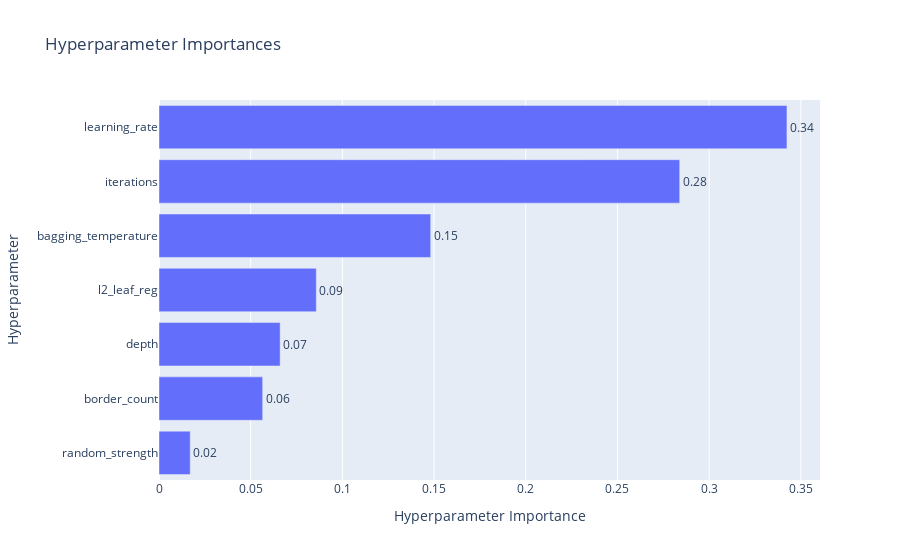
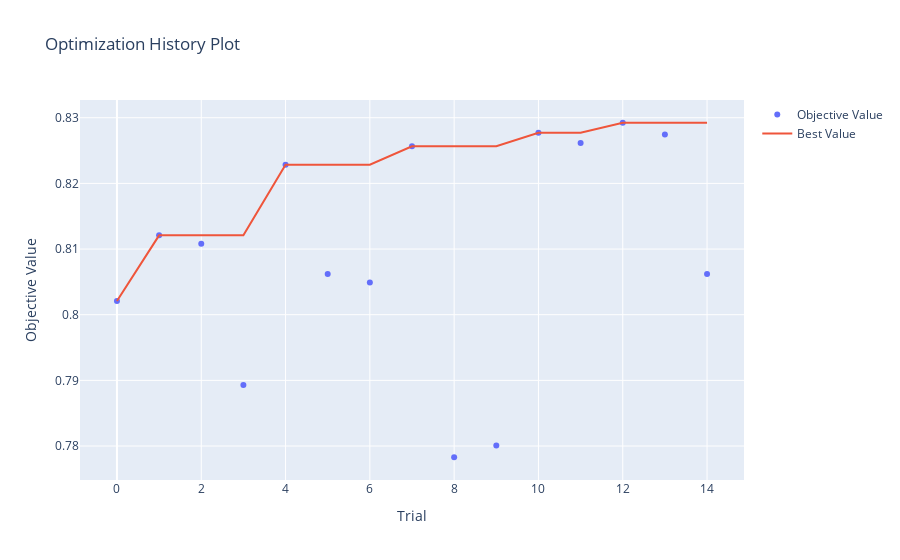

The cell these charts' notebook holds for them, in order:
### Code cell
# from catboost import CatBoostClassifier, Pool
# from sklearn.metrics import accuracy_score
# import optuna
# import optuna.visualization as vis

for data_proc in [inactive_cb]:
    assert data_proc.OHE == False

    def objective(trial):
        params = {
            'iterations': trial.suggest_int('iterations', 20, 150),
            'depth': trial.suggest_int('depth', 3, 16),
            'learning_rate': trial.suggest_float('learning_rate', 1e-2, 1e-1, log=True),
            'l2_leaf_reg': trial.suggest_float('l2_leaf_reg', 1e-3, 1.0, log=True),
            'border_count': trial.suggest_int('border_count', 32, 100),
            'random_strength': trial.suggest_float('random_strength', 1e-3, 10.0, log=True),
            'bagging_temperature': trial.suggest_float('bagging_temperature', 0.0, 10.0),
            'cat_features': data_proc.categorical_features,
            'eval_metric': 'Accuracy',
            'random_seed': 42,
            'verbose': 0
        }

        train_pool = Pool(data_proc.X_train, data_proc.y_train, cat_features=data_proc.categorical_features)
        test_pool = Pool(data_proc.X_valid, data_proc.y_valid, cat_features=data_proc.categorical_features)

        model = CatBoostClassifier(**params)
        model.fit(train_pool, eval_set=test_pool, early_stopping_rounds=100)

        preds = model.predict(data_proc.X_valid)
        accuracy = accuracy_score(data_proc.y_valid, preds)
        return accuracy

    print(f"[{data_proc.status}]")
    study = optuna.create_study(direction='maximize')
    study.optimize(objective, n_trials=15, show_progress_bar=True, n_jobs=1)

    print("Meilleurs hyperparamètres :", study.best_params)
    print("Meilleure accuracy :", study.best_value)
    display(vis.plot_param_importances(study))
    display(vis.plot_optimization_history(study))

    print(f"Training model ({data_proc.status}) on best params, with 1k iterations")
    best_params = study.best_params
    best_params["iterations"] = 1000

    best_model_cb = CatBoostClassifier(**best_params)
    train_pool = Pool(data_proc.X_train, data_proc.y_train, cat_features=data_proc.categorical_features)
    test_pool = Pool(data_proc.X_valid, data_proc.y_valid, cat_features=data_proc.categorical_features)
    best_model_cb.fit(train_pool, eval_set=test_pool, early_stopping_rounds=100, verbose=0)
    data_proc.models["catboost"] = best_model_cb

### Figure 1 — Plotly figure (JSON) as saved in the notebook; plotly's stock layout.template omitted (floating-point values rounded to 4 significant figures)
{"data": [{"cliponaxis": false, "hovertemplate": ["random_strength (FloatDistribution): 0.01703154543472456<extra></extra>", "border_count (IntDistribution): 0.05652891277185943<extra></extra>", "depth (IntDistribution): 0.06606654549380313<extra></extra>", "l2_leaf_reg (FloatDistribution): 0.08578785623064346<extra></extra>", "bagging_temperature (FloatDistribution): 0.14816361533812314<extra></extra>", "iterations (IntDistribution): 0.28397355497978005<extra></extra>", "learning_rate (FloatDistribution): 0.3424479697510663<extra></extra>"], "name": "Objective Value", "orientation": "h", "text": ["0.02", "0.06", "0.07", "0.09", "0.15", "0.28", "0.34"], "textposition": "outside", "type": "bar", "x": [0.01703, 0.05653, 0.06607, 0.08579, 0.1482, 0.284, 0.3424], "y": ["random_strength", "border_count", "depth", "l2_leaf_reg", "bagging_temperature", "iterations", "learning_rate"]}], "layout": {"title": {"text": "Hyperparameter Importances"}, "xaxis": {"title": {"text": "Hyperparameter Importance"}}, "yaxis": {"title": {"text": "Hyperparameter"}}}}

### Figure 2 — Plotly figure (JSON) as saved in the notebook; plotly's stock layout.template omitted (floating-point values rounded to 4 significant figures)
{"data": [{"mode": "markers", "name": "Objective Value", "type": "scatter", "x": [0, 1, 2, 3, 4, 5, 6, 7, 8, 9, 10, 11, 12, 13, 14], "y": [0.8021, 0.8121, 0.8108, 0.7893, 0.8228, 0.8062, 0.8049, 0.8257, 0.7783, 0.7801, 0.8277, 0.8262, 0.8292, 0.8274, 0.8062]}, {"mode": "lines", "name": "Best Value", "type": "scatter", "x": [0, 1, 2, 3, 4, 5, 6, 7, 8, 9, 10, 11, 12, 13, 14], "y": [0.8021, 0.8121, 0.8121, 0.8121, 0.8228, 0.8228, 0.8228, 0.8257, 0.8257, 0.8257, 0.8277, 0.8277, 0.8292, 0.8292, 0.8292]}, {"marker": {"color": "#cccccc"}, "mode": "markers", "name": "Infeasible Trial", "showlegend": false, "type": "scatter", "x": [], "y": []}], "layout": {"title": {"text": "Optimization History Plot"}, "xaxis": {"title": {"text": "Trial"}}, "yaxis": {"title": {"text": "Objective Value"}}}}
